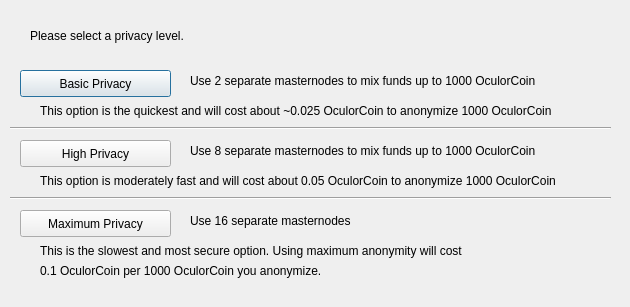
<?xml version="1.0" encoding="UTF-8"?>
<ui version="4.0">
 <class>DarksendConfig</class>
 <widget class="QDialog" name="DarksendConfig">
  <property name="geometry">
   <rect>
    <x>0</x>
    <y>0</y>
    <width>630</width>
    <height>307</height>
   </rect>
  </property>
  <property name="windowTitle">
   <string>Configure Darksend</string>
  </property>
  <widget class="QPushButton" name="buttonBasic">
   <property name="geometry">
    <rect>
     <x>20</x>
     <y>70</y>
     <width>151</width>
     <height>27</height>
    </rect>
   </property>
   <property name="text">
    <string>Basic Privacy</string>
   </property>
  </widget>
  <widget class="QPushButton" name="buttonHigh">
   <property name="geometry">
    <rect>
     <x>20</x>
     <y>140</y>
     <width>151</width>
     <height>27</height>
    </rect>
   </property>
   <property name="text">
    <string>High Privacy</string>
   </property>
  </widget>
  <widget class="QPushButton" name="buttonMax">
   <property name="geometry">
    <rect>
     <x>20</x>
     <y>210</y>
     <width>151</width>
     <height>27</height>
    </rect>
   </property>
   <property name="text">
    <string>Maximum Privacy</string>
   </property>
  </widget>
  <widget class="QLabel" name="label">
   <property name="geometry">
    <rect>
     <x>30</x>
     <y>20</y>
     <width>571</width>
     <height>31</height>
    </rect>
   </property>
   <property name="text">
    <string>Please select a privacy level.</string>
   </property>
  </widget>
  <widget class="QLabel" name="label_2">
   <property name="geometry">
    <rect>
     <x>190</x>
     <y>70</y>
     <width>421</width>
     <height>21</height>
    </rect>
   </property>
   <property name="text">
    <string>Use 2 separate masternodes to mix funds up to 1000 OculorCoin</string>
   </property>
  </widget>
  <widget class="QLabel" name="label_3">
   <property name="geometry">
    <rect>
     <x>190</x>
     <y>140</y>
     <width>411</width>
     <height>21</height>
    </rect>
   </property>
   <property name="text">
    <string>Use 8 separate masternodes to mix funds up to 1000 OculorCoin</string>
   </property>
  </widget>
  <widget class="QLabel" name="label_4">
   <property name="geometry">
    <rect>
     <x>190</x>
     <y>210</y>
     <width>421</width>
     <height>21</height>
    </rect>
   </property>
   <property name="text">
    <string>Use 16 separate masternodes</string>
   </property>
  </widget>
  <widget class="QLabel" name="label_6">
   <property name="geometry">
    <rect>
     <x>40</x>
     <y>100</y>
     <width>561</width>
     <height>21</height>
    </rect>
   </property>
   <property name="text">
    <string>This option is the quickest and will cost about ~0.025 OculorCoin to anonymize 1000 OculorCoin</string>
   </property>
  </widget>
  <widget class="QLabel" name="label_7">
   <property name="geometry">
    <rect>
     <x>40</x>
     <y>170</y>
     <width>561</width>
     <height>21</height>
    </rect>
   </property>
   <property name="text">
    <string>This option is moderately fast and will cost about 0.05 OculorCoin to anonymize 1000 OculorCoin</string>
   </property>
  </widget>
  <widget class="QLabel" name="label_8">
   <property name="geometry">
    <rect>
     <x>40</x>
     <y>240</y>
     <width>561</width>
     <height>21</height>
    </rect>
   </property>
   <property name="text">
    <string>This is the slowest and most secure option. Using maximum anonymity will cost</string>
   </property>
  </widget>
  <widget class="QLabel" name="label_9">
   <property name="geometry">
    <rect>
     <x>40</x>
     <y>260</y>
     <width>561</width>
     <height>21</height>
    </rect>
   </property>
   <property name="text">
    <string>0.1 OculorCoin per 1000 OculorCoin you anonymize.</string>
   </property>
  </widget>
  <widget class="Line" name="line">
   <property name="geometry">
    <rect>
     <x>10</x>
     <y>120</y>
     <width>601</width>
     <height>16</height>
    </rect>
   </property>
   <property name="orientation">
    <enum>Qt::Horizontal</enum>
   </property>
  </widget>
  <widget class="Line" name="line_2">
   <property name="geometry">
    <rect>
     <x>10</x>
     <y>190</y>
     <width>601</width>
     <height>16</height>
    </rect>
   </property>
   <property name="orientation">
    <enum>Qt::Horizontal</enum>
   </property>
  </widget>
 </widget>
 <resources/>
 <connections/>
</ui>
